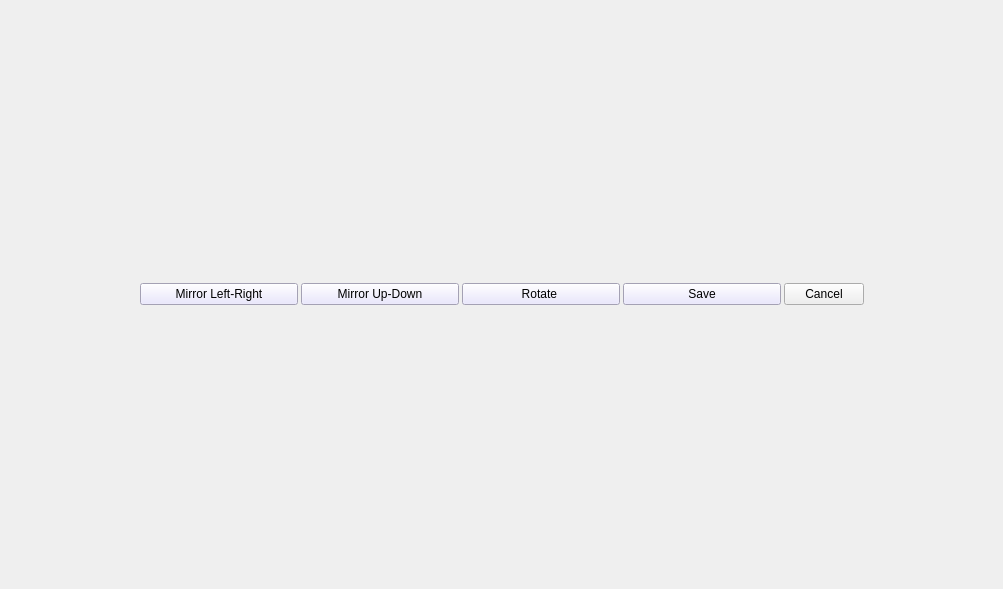
<?xml version="1.0" encoding="UTF-8"?>
<ui version="4.0">
 <class>edit_toolbar</class>
 <widget class="QWidget" name="edit_toolbar">
  <property name="geometry">
   <rect>
    <x>0</x>
    <y>0</y>
    <width>1003</width>
    <height>589</height>
   </rect>
  </property>
  <property name="windowTitle">
   <string>Form</string>
  </property>
  <layout class="QGridLayout" name="gridLayout">
   <property name="horizontalSpacing">
    <number>0</number>
   </property>
   <item row="0" column="0">
    <widget class="QWidget" name="main_widget" native="true">
     <layout class="QHBoxLayout" name="horizontalLayout" stretch="0,0,0,0,0,0,0">
      <property name="spacing">
       <number>3</number>
      </property>
      <item>
       <spacer name="horizontalSpacer_2">
        <property name="orientation">
         <enum>Qt::Horizontal</enum>
        </property>
        <property name="sizeHint" stdset="0">
         <size>
          <width>40</width>
          <height>20</height>
         </size>
        </property>
       </spacer>
      </item>
      <item>
       <widget class="QPushButton" name="mirror_lr_button">
        <property name="styleSheet">
         <string notr="true">QPushButton{
background: #e5e1fc;
width: 150px;
}

QPushButton:hover {
    background-color: #d2d0ec; /* Button background color on hover */
    border: 1px solid #a39ee0; /* Button border color on hover */
}

QPushButton:pressed {
    background-color: #b2b0d8; /* Button background color when pressed */
    border: 1px solid #938fc4; /* Button border color when pressed */
}</string>
        </property>
        <property name="text">
         <string>Mirror Left-Right</string>
        </property>
       </widget>
      </item>
      <item>
       <widget class="QPushButton" name="mirror_ud_button">
        <property name="styleSheet">
         <string notr="true">QPushButton{
background: #e5e1fc;
width: 150px;
}

QPushButton:hover {
    background-color: #d2d0ec; /* Button background color on hover */
    border: 1px solid #a39ee0; /* Button border color on hover */
}

QPushButton:pressed {
    background-color: #b2b0d8; /* Button background color when pressed */
    border: 1px solid #938fc4; /* Button border color when pressed */
}</string>
        </property>
        <property name="text">
         <string>Mirror Up-Down</string>
        </property>
       </widget>
      </item>
      <item>
       <widget class="QPushButton" name="rotate_button">
        <property name="styleSheet">
         <string notr="true">QPushButton{
background: #e5e1fc;
width: 150px;
}

QPushButton:hover {
    background-color: #d2d0ec; /* Button background color on hover */
    border: 1px solid #a39ee0; /* Button border color on hover */
}

QPushButton:pressed {
    background-color: #b2b0d8; /* Button background color when pressed */
    border: 1px solid #938fc4; /* Button border color when pressed */
}</string>
        </property>
        <property name="text">
         <string>Rotate </string>
        </property>
       </widget>
      </item>
      <item>
       <widget class="QPushButton" name="save_button">
        <property name="styleSheet">
         <string notr="true">QPushButton{
background: #e5e1fc;
width: 150px;
}

QPushButton:hover {
    background-color: #d2d0ec; /* Button background color on hover */
    border: 1px solid #a39ee0; /* Button border color on hover */
}

QPushButton:pressed {
    background-color: #b2b0d8; /* Button background color when pressed */
    border: 1px solid #938fc4; /* Button border color when pressed */
}</string>
        </property>
        <property name="text">
         <string>Save</string>
        </property>
       </widget>
      </item>
      <item>
       <widget class="QPushButton" name="cancel_button">
        <property name="styleSheet">
         <string notr="true"/>
        </property>
        <property name="text">
         <string>Cancel</string>
        </property>
       </widget>
      </item>
      <item>
       <spacer name="horizontalSpacer">
        <property name="orientation">
         <enum>Qt::Horizontal</enum>
        </property>
        <property name="sizeHint" stdset="0">
         <size>
          <width>40</width>
          <height>20</height>
         </size>
        </property>
       </spacer>
      </item>
     </layout>
    </widget>
   </item>
  </layout>
 </widget>
 <resources/>
 <connections/>
</ui>
